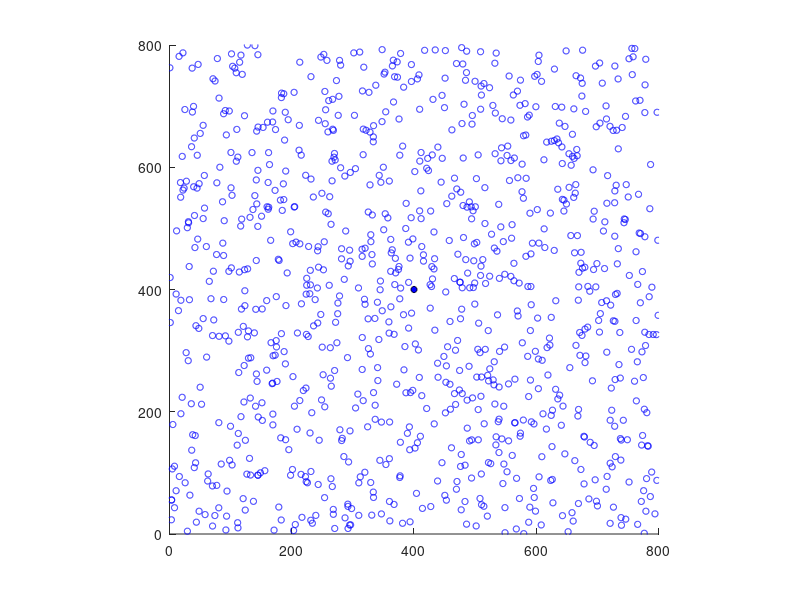

Write MATLAB code to recreate this figure.
clf
N=1000;  % number of nodes
X = 800;
Y = 800;
cr = 5;
coordx = rand(1,N)*X;
coordy = rand(1,N)*Y;
coordx(1)=X/2; coordy(1)=Y/2;
figure(1);
axis image
hold on
axis([0 X 0 Y]);
t=0:0.05:2*pi;
for k=1:N
    if(k==1) fill(coordx(k)+cr*sin(t), coordy(k)+cr*cos(t), 'b');
    else plot(coordx(k)+cr*sin(t), coordy(k)+cr*cos(t), 'b');
    end
    %drawCircle(coordx(k), coordy(k));
end
